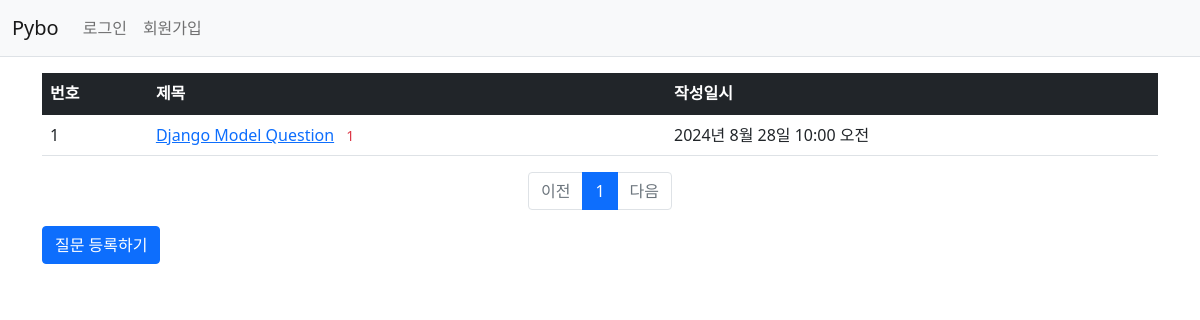
/pybo/, run on an earlier commit of the app's database.
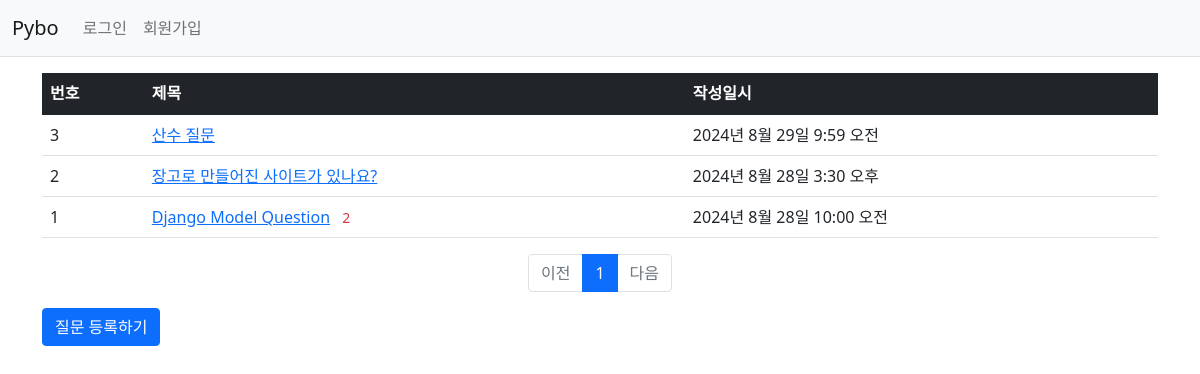
And on a later commit of the database.
### pybo/models.py (models this page shows, shortened)
class Question(models.Model):
    subject = models.CharField(max_length=200)
    content = models.TextField()
    create_date = models.DateTimeField()

### pybo/views.py (the view)
# urls.py: path('', views.index, name='index'),
def index(request):
    page = request.GET.get('page', '1')
    question_list = Question.objects.order_by('-create_date')
    paginator = Paginator(question_list, 10)
    page_obj = paginator.get_page(page)
    context = {'question_list': page_obj}
    return render(request, 'pybo/question_list.html', context)

### pybo/templatetags/pybo_filter.py (called while the page is built)
@register.filter
def sub(value, arg):
    return value - arg

### templates/pybo/question_list.html
{% extends 'base.html' %}
{% load pybo_filter %}
{% block content %}
    <div class="container my-3">
        <table class="table">
            <thead>
            <tr class="table-dark">
                <th>번호</th>
                <th>제목</th>
                <th>작성일시</th>
            </tr>
            </thead>
            <tbody>
            {% if question_list %}
                {% for question in question_list %}
                    <tr>
                        <td>{{ question_list.paginator.count|sub:question_list.start_index|sub:forloop.counter0|add:1 }}</td>
                        <td>
                            <a href="{% url 'pybo:detail' question.id %}">{{ question.subject }}</a>
                            {% if question.answer_set.count > 0 %}
                                <span class="text-danger small mx-2">{{ question.answer_set.count }}</span>
                            {% endif %}
                        </td>
                        <td>{{ question.create_date }}</td>
                    </tr>
                {% endfor %}
            {% else %}
                <tr>
                    <td colspan="3">질문이 없습니다.</td>
                </tr>
            {% endif %}
            </tbody>
        </table>
        <ul class="pagination justify-content-center">
            {% if question_list.has_previous %}
                <li class="page-item">
                    <a class="page-link" href="?page={{ question_list.previous_page_number }}">이전</a>
                </li>
            {% else %}
                <li class="page-item disabled">
                    <a class="page-link" tabindex="-1" aria-disabled="true" href="#">이전</a>
                </li>
            {% endif %}
            {% for page_number in question_list.paginator.page_range %}
                {% if page_number >= question_list.number|add:-5 and page_number <= question_list.number|add:5 %}
                    {% if page_number == question_list.number %}
                        <li class="page-item active" aria-current="page">
                            <a class="page-link" href="?page={{ page_number }}">{{ page_number }}</a>
                        </li>
                    {% else %}
                        <li class="page-item">
                            <a class="page-link" href="?page={{ page_number }}">{{ page_number }}</a>
                        </li>
                    {% endif %}
                {% endif %}
            {% endfor %}
            {% if question_list.has_next %}
                <li class="page-item">
                    <a class="page-link" href="?page={{ question_list.next_page_number }}">다음</a>
                </li>
            {% else %}
                <li class="page-item disabled">
                    <a class="page-link" tabindex="-1" aria-disabled="true" href="#">다음</a>
                </li>
            {% endif %}
        </ul>
        <a href="{% url 'pybo:question_create' %}" class="btn btn-primary">질문 등록하기</a>
    </div>
{% endblock %}

### templates/base.html (shortened to what this page needs)
{% load static %}
<!doctype html>
<html lang="ko">
<head>
    <link rel="stylesheet" type="text/css" href="{% static 'bootstrap.min.css' %}">
    <link rel="stylesheet" type="text/css" href="{% static 'style.css' %}">
</head>
<body>
{% include 'navbar.html' %}
{% block content %}
{% endblock %}
</body>
</html>

### templates/navbar.html (shortened to what this page needs)
<nav class="navbar navbar-expand-lg navbar-light bg-light border-bottom">
    <div class="container-fluid">
        <a class="navbar-brand" href="{% url 'pybo:index' %}">Pybo</a>
        <div class="collapse navbar-collapse" id="navbarSupportedContent">
            <ul class="navbar-nav me-auto mb-2 mb-lg-0">
                <li class="nav-item">
                    {% if user.is_authenticated %}
                        <a class="nav-link" href="{% url 'common:logout' %}">{{ user.username }} (로그아웃)</a>
                    {% else %}
                        <a class="nav-link" href="{% url 'common:login' %}">로그인</a>
                    {% endif %}
                </li>
                <li>
                    {% if not user.is_authenticated %}
                        <a href="{% url 'common:signup' %}" class="nav-link">회원가입</a>
                    {% endif %}
                </li>
            </ul>
        </div>
    </div>
</nav>

What changed in the data, as far as the page shows it:
added Question: paginator.count|sub "3", subject "산수 질문", create_date "2024년 8월 29일 9:59 오전"
added Question: paginator.count|sub "2", subject "장고로 만들어진 사이트가 있나요?", create_date "2024년 8월 28일 3:30 오후"
computed for Question "Django Model Question": answer_set.count "1" → "2"
